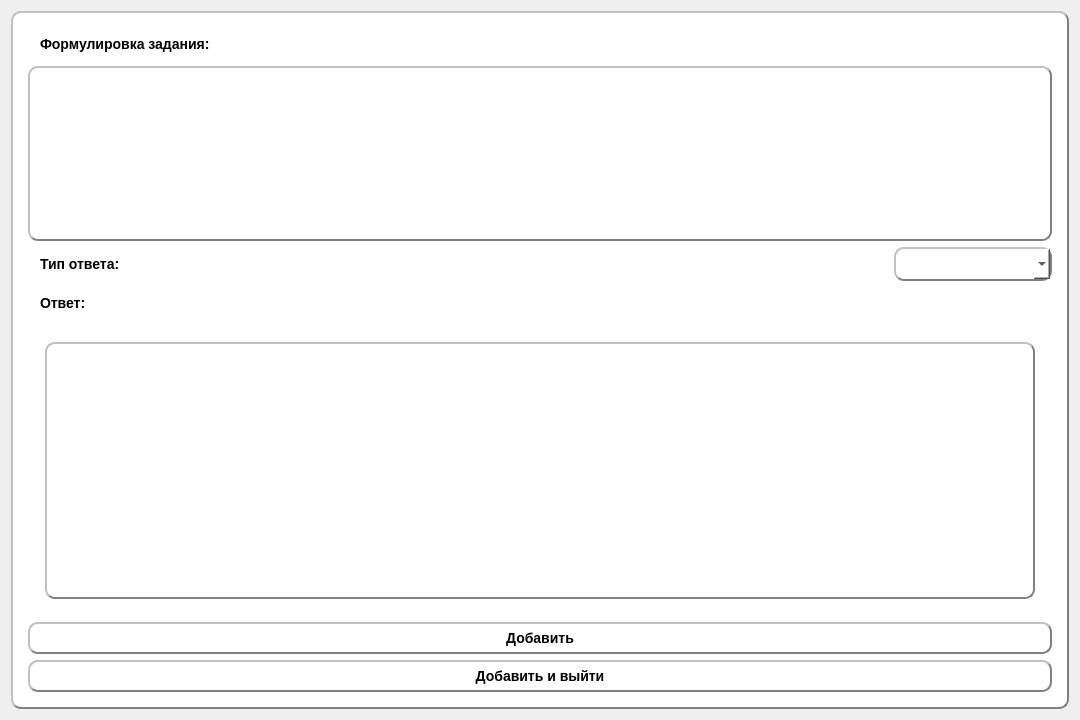
<?xml version="1.0" encoding="UTF-8"?>
<ui version="4.0">
 <class>questionedit</class>
 <widget class="QDialog" name="questionedit">
  <property name="geometry">
   <rect>
    <x>0</x>
    <y>0</y>
    <width>1080</width>
    <height>720</height>
   </rect>
  </property>
  <property name="minimumSize">
   <size>
    <width>1080</width>
    <height>720</height>
   </size>
  </property>
  <property name="windowTitle">
   <string>Dialog</string>
  </property>
  <property name="styleSheet">
   <string notr="true"/>
  </property>
  <layout class="QVBoxLayout" name="verticalLayout_7">
   <item>
    <widget class="QGroupBox" name="groupBox">
     <property name="font">
      <font>
       <pointsize>-1</pointsize>
       <italic>false</italic>
       <bold>true</bold>
      </font>
     </property>
     <property name="styleSheet">
      <string notr="true">QWidget {
	background-color: white;
     border-style: outset;
     border-width: 2px;
     border-radius: 10px;
     border-color: gray;
     font: bold 14px;
  
     padding: 6px;}

QPushButton:pressed {
     background-color: grey;
     border-style: inset;
 }
QToolButton:pressed {
     background-color: grey;
     border-style: inset;
 }</string>
     </property>
     <property name="title">
      <string/>
     </property>
     <layout class="QVBoxLayout" name="verticalLayout_2">
      <item>
       <widget class="QLabel" name="label">
        <property name="styleSheet">
         <string notr="true">
border-color: white;
</string>
        </property>
        <property name="text">
         <string>Формулировка задания:</string>
        </property>
       </widget>
      </item>
      <item>
       <widget class="QTextEdit" name="textEdit"/>
      </item>
      <item>
       <layout class="QHBoxLayout" name="horizontalLayout" stretch="1,10,1">
        <item>
         <widget class="QLabel" name="label_2">
          <property name="styleSheet">
           <string notr="true">border-color: white;</string>
          </property>
          <property name="text">
           <string>Тип ответа:</string>
          </property>
         </widget>
        </item>
        <item>
         <spacer name="horizontalSpacer">
          <property name="orientation">
           <enum>Qt::Horizontal</enum>
          </property>
          <property name="sizeHint" stdset="0">
           <size>
            <width>40</width>
            <height>20</height>
           </size>
          </property>
         </spacer>
        </item>
        <item>
         <widget class="QComboBox" name="comboBox">
          <item>
           <property name="text">
            <string/>
           </property>
          </item>
          <item>
           <property name="text">
            <string>Тест</string>
           </property>
          </item>
          <item>
           <property name="text">
            <string>Свободный ввод</string>
           </property>
          </item>
         </widget>
        </item>
       </layout>
      </item>
      <item>
       <widget class="QLabel" name="label_3">
        <property name="styleSheet">
         <string notr="true">border-color: white;</string>
        </property>
        <property name="text">
         <string>Ответ:</string>
        </property>
       </widget>
      </item>
      <item>
       <widget class="QStackedWidget" name="stackedWidget">
        <property name="styleSheet">
         <string notr="true"> border-color: white;</string>
        </property>
        <property name="currentIndex">
         <number>0</number>
        </property>
        <widget class="QWidget" name="TextPage">
         <layout class="QVBoxLayout" name="verticalLayout_3">
          <item>
           <widget class="QTextEdit" name="textEdit_2">
            <property name="styleSheet">
             <string notr="true"> border-color: gray;</string>
            </property>
           </widget>
          </item>
         </layout>
        </widget>
        <widget class="QWidget" name="TestPage">
         <layout class="QVBoxLayout" name="verticalLayout_6">
          <item>
           <layout class="QHBoxLayout" name="horizontalLayout_2">
            <item>
             <layout class="QVBoxLayout" name="verticalLayout_4">
              <item>
               <widget class="QLineEdit" name="TextAns1"/>
              </item>
              <item>
               <spacer name="verticalSpacer">
                <property name="orientation">
                 <enum>Qt::Vertical</enum>
                </property>
                <property name="sizeHint" stdset="0">
                 <size>
                  <width>20</width>
                  <height>40</height>
                 </size>
                </property>
               </spacer>
              </item>
              <item>
               <widget class="QLineEdit" name="TextAns2"/>
              </item>
              <item>
               <spacer name="verticalSpacer_2">
                <property name="orientation">
                 <enum>Qt::Vertical</enum>
                </property>
                <property name="sizeHint" stdset="0">
                 <size>
                  <width>20</width>
                  <height>40</height>
                 </size>
                </property>
               </spacer>
              </item>
              <item>
               <widget class="QLineEdit" name="TextAns3"/>
              </item>
              <item>
               <spacer name="verticalSpacer_3">
                <property name="orientation">
                 <enum>Qt::Vertical</enum>
                </property>
                <property name="sizeHint" stdset="0">
                 <size>
                  <width>20</width>
                  <height>40</height>
                 </size>
                </property>
               </spacer>
              </item>
              <item>
               <widget class="QLineEdit" name="TextAns4"/>
              </item>
             </layout>
            </item>
            <item>
             <layout class="QVBoxLayout" name="verticalLayout_5">
              <item>
               <widget class="QCheckBox" name="ChAns1">
                <property name="text">
                 <string/>
                </property>
               </widget>
              </item>
              <item>
               <spacer name="verticalSpacer_4">
                <property name="orientation">
                 <enum>Qt::Vertical</enum>
                </property>
                <property name="sizeHint" stdset="0">
                 <size>
                  <width>20</width>
                  <height>40</height>
                 </size>
                </property>
               </spacer>
              </item>
              <item>
               <widget class="QCheckBox" name="ChAns2">
                <property name="text">
                 <string/>
                </property>
               </widget>
              </item>
              <item>
               <spacer name="verticalSpacer_5">
                <property name="orientation">
                 <enum>Qt::Vertical</enum>
                </property>
                <property name="sizeHint" stdset="0">
                 <size>
                  <width>20</width>
                  <height>40</height>
                 </size>
                </property>
               </spacer>
              </item>
              <item>
               <widget class="QCheckBox" name="ChAns3">
                <property name="text">
                 <string/>
                </property>
               </widget>
              </item>
              <item>
               <spacer name="verticalSpacer_6">
                <property name="orientation">
                 <enum>Qt::Vertical</enum>
                </property>
                <property name="sizeHint" stdset="0">
                 <size>
                  <width>20</width>
                  <height>40</height>
                 </size>
                </property>
               </spacer>
              </item>
              <item>
               <widget class="QCheckBox" name="ChAns4">
                <property name="text">
                 <string/>
                </property>
               </widget>
              </item>
             </layout>
            </item>
           </layout>
          </item>
         </layout>
        </widget>
       </widget>
      </item>
      <item>
       <layout class="QVBoxLayout" name="verticalLayout">
        <item>
         <widget class="QPushButton" name="pushButton">
          <property name="text">
           <string>Добавить</string>
          </property>
         </widget>
        </item>
        <item>
         <widget class="QPushButton" name="pushButton_2">
          <property name="text">
           <string>Добавить и выйти</string>
          </property>
         </widget>
        </item>
       </layout>
      </item>
     </layout>
    </widget>
   </item>
  </layout>
 </widget>
 <resources/>
 <connections/>
</ui>
